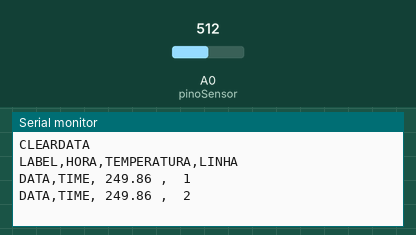
Simulated run of this sketch. Board: Arduino Uno, built with avr-gcc and run on an emulated ATmega328P. Shown: the last lines printed to the serial monitor. Inputs (shaded band) come from the test bench; at power-on: A0 (pinoSensor) = 512.

Above: at 1.8 s.
1.9 s: A0 (pinoSensor) set to 716
At 2.8 s:
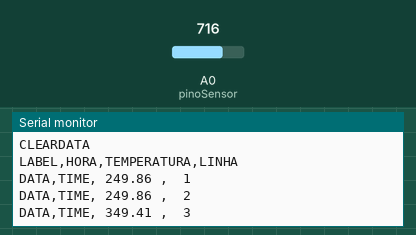
3.4 s: A0 (pinoSensor) set to 900
At 4.7 s:
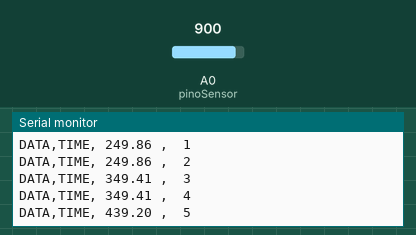
Timing chart, 0 to 6.4 s (numbered marks = the images above; inputs shaded):
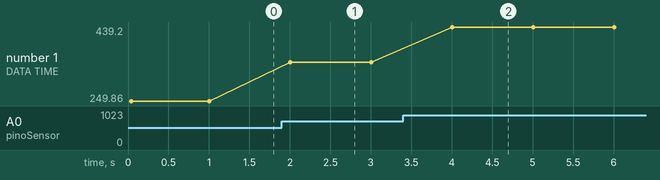

The sketch:

sketch_mar07a.ino
```cpp
int pinoSensor = 0; //saida do sensor A0
int valorLido = 0; // variavel auxiliar
float temperatura = 0; // variavel que armazena a temperatura lida
int linha = 0; //variael que se refere as  linhas do execel


void setup() { //função que sera executada uma sequencia de comandos
// put your setup code here, to run once:
 Serial.begin(9600);//incia a comunicacao serial a 9600 bauds.

Serial.println("CLEARDATA"); // reset comunicao serial
Serial.println("LABEL,HORA,TEMPERATURA,LINHA"); // nomeia as colunas

}

void loop() { //funcao que sera executada continuamente (um loop)

// put your main code here, to run repeatedly:
valorLido = analogRead(pinoSensor); //leitura analogica da porta A0
temperatura = (valorLido * 0.00488); //5volts /1023 = 0,00488 precisao do A/D
linha++; //incremnta linha pra leitura

Serial.print("DATA,TIME, "); // inicia a impressao dos dados
Serial.print(temperatura * 100); //imprime a temperatura em Grau Celsius e tambem ja converte milivolts para celsius cada 10mV == 1°C
Serial.print(" ,  "); // espaco entre  a temperatura e a linha
Serial.println(linha); // mostra o valor da linha em numeros

 if(linha >  100){ // loop para  mostra a qnt de dados
   linha =0; // incia do valor 0
  Serial.println("ROW,SET,2"); // alimentacao das linhas sempre com os dados ja iniciados
}
delay(1000); // tempo de delay a cada leitura 1000 = 1 segundo.
}

/*
// # include <string.h> exemplo de uma biblioteca
// O QUE É o COM?
// COM é um porta USB onde transmite os dados .
// PRINCIAPL DIFERENCA ENTRA COMPILADOR E EXECUTAVEL
// COMPILAÇÃO é voce traduzir a linguagem de alto nivel pra linguagem de maquina;
// EXECUTAVEL  é  a linguagem de maquina transformada em um programa executavel.
//Exemplo de um programa aonde se importa algunas BIBLIOTECAS.
//#include <stdio.h>  isso é  uma  BIBLIOTECA
//#include <string.h>// isso é uma  BIBLIOTECA
//#include <conio.h> isso é uma BIBLOTECA
//int main (void) isso é MÈTODO
//{
//  char str[10] = "Curso"; ISSO E UMA VARIAVEL
//  strcat(str, " de C"); ISSO E A CHAMADA DE UM METODO STRCAT
  //Concatena a string " de C" com o conteúdo da string str
// printf("str = %s\n", str); ISSO E A CHAMADA DO METODO PRINTF
  //Será exibido curso de C
//  return 0; ISSO E O RETORNO DO METODO
//}
 int vl = 0;
 int pinosensor = 0;
 float temp = 0;
 int linha = 0;
 void setup(){
  Serial.begin(9600);
  }
  void loop(){
    vl = analogRead(pinosensor);
    temp = (vl * 0.00488);
    Serial.println(temp * 100);
    linha++;
    if(linha >=10){
    linha=0;

      }
      delay (500);
    }
 */
```

Measured:
- after the input at 1.9 s, the serial monitor: prints a new line after 0.10 s (image 1)
- after the input at 3.4 s, the serial monitor: prints a new line after 0.60 s (image 2)
- plotted number 1: 249.86 → 349.41 after the input at 1.9 s, 349.41 → 439.2 after the input at 3.4 s
